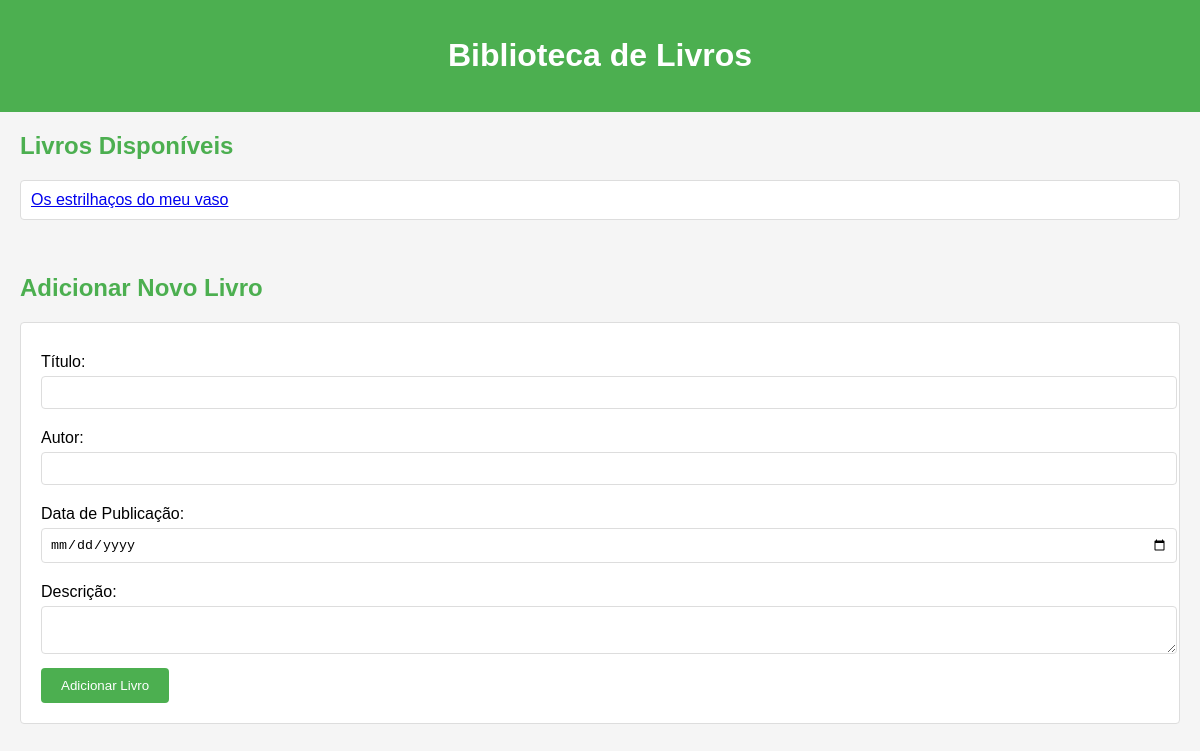
The app's page /, older data.
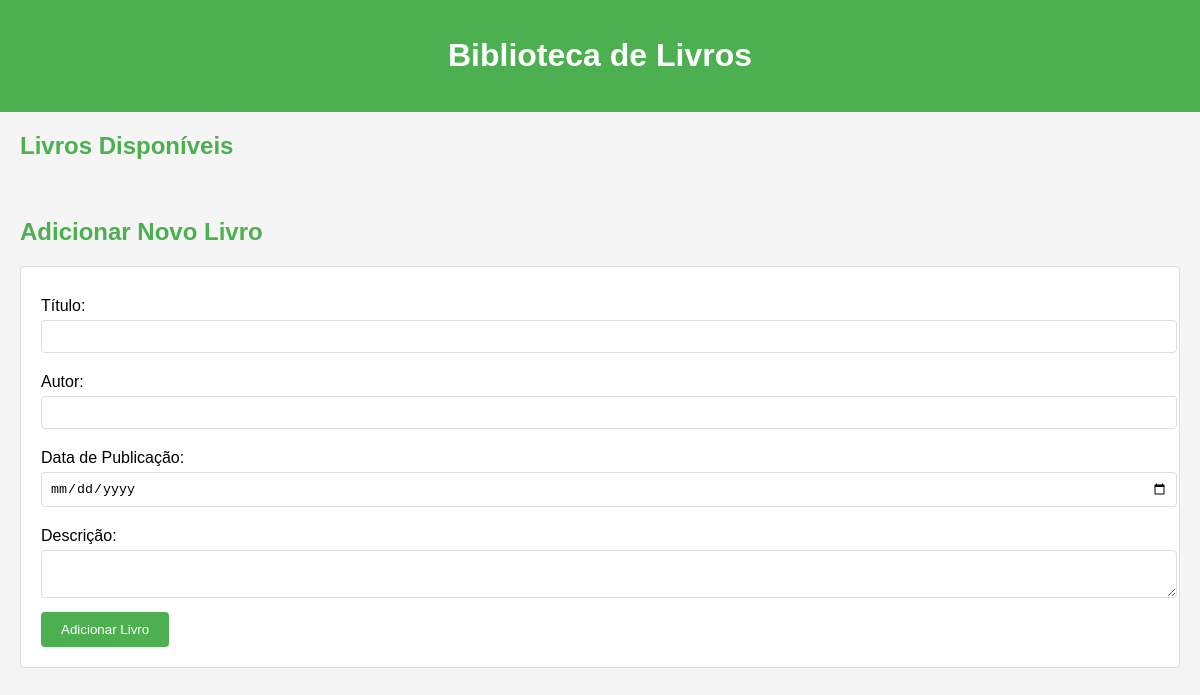
The same page, newer data.
### livro/models.py (models this page shows)
class Livro(models.Model):
    titulo = models.CharField(max_length=255)
    autor = models.CharField(max_length=255)
    data_publicacao = models.DateField()
    descricao = models.TextField()
    def __str__(self):
        return self.titulo

### livro/views.py (the view, shortened to what this page needs)
# urls.py: path('', dados_livros, name='pagina-livro'),
def dados_livros(request):
    livro = Livro.objects.all()
    return render(request, 'pagina_livro.html', {'livro': livro})

### livro/templates/pagina_livro.html (shortened to what this page needs)
{% extends "base/livro.html" %}
{% load static %}
{% block livro %}
    <main>
        <section id="book-list">
            <h2>Livros Disponíveis</h2>
            <ul id="books">
                {% for book in livro %}
                    <a href='{% url "detalhe-livro" book.id %}'><li>{{book}}</li></a>
                {% endfor %}
            </ul>
        </section>
        <br>
        <section id='book-form'>
            <h2>Adicionar Novo Livro</h2>
            <form id="new-book-form" method='POST' action='{% url "pagina-livro" %}'>
                <label for="titulo">Título:</label>
                <input type="text" id="titulo" name="titulo" required>
                <label for="autor">Autor:</label>
                <input type="text" id="autor" name="autor" required>
                <label for="data_publicacao">Data de Publicação:</label>
                <input type="date" id="data_publicacao" name="data_publicacao" required>
                <label for="descricao">Descrição:</label>
                <textarea id="descricao" name="descricao" required></textarea>
                <button type="submit">Adicionar Livro</button>
            </form>
        </section>
    </main>
{% endblock livro %}

Row changes from the older to the newer data that the page shows:
removed Livro: titulo "Os estrilhaços do meu vaso"
